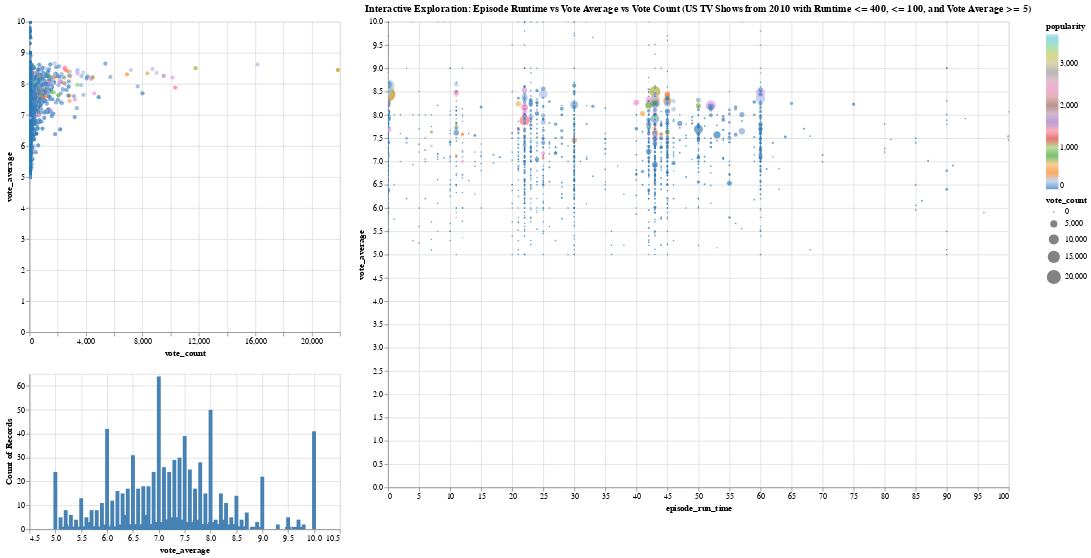

The notebook cell saved with this chart:
### Code cell
import pandas as pd
import altair as alt

# Load data
file_path = 'data/cleaned_TMDB_tv_dataset.csv'
tv_shows_data = pd.read_csv(file_path)

# Filter the DataFrame
filtered_tv_shows_data = tv_shows_data[(tv_shows_data['episode_run_time'] <= 100) & 
                                       (tv_shows_data['episode_run_time'] <= 400) & 
                                       (tv_shows_data['origin_country'] == 'US') & 
                                       (tv_shows_data['first_air_date'] >= '2010-01-01') &
                                       (tv_shows_data['vote_average'] >= 5)]

# Task 1: Analyze TV show runtime and its relationship with popularity
runtime_popularity_chart = alt.Chart(filtered_tv_shows_data).mark_circle().encode(
    x='episode_run_time',
    y='vote_average',
    color=alt.Color('popularity', scale=alt.Scale(scheme='category20')),
    size='vote_count',
    tooltip=['name', 'episode_run_time', 'vote_average', 'vote_count', 'popularity']
).interactive().properties(
    width=800,
    height=600,
    title='Interactive Exploration: Episode Runtime vs Vote Average vs Vote Count (US TV Shows from 2010 with Runtime <= 400, <= 100, and Vote Average >= 5)'
)

#Create Scatter Plot
scatter_plot = alt.Chart(filtered_tv_shows_data).mark_circle().encode(
    x='vote_count',
    y='vote_average',
    color=alt.Color('popularity', scale=alt.Scale(scheme='category20')),
    tooltip=['name', 'vote_count', 'vote_average', 'popularity']  # Add tooltips
).properties(
    width=400,
    height=400
).interactive()

# Define selection
selection = alt.selection_interval()

# Create histogram for vote count distribution
vote_average_histogram = alt.Chart(filtered_tv_shows_data).mark_bar().encode(
    x=alt.X('vote_average', bin=True),
    y='count()',
    color=alt.condition(selection, alt.value('steelblue'), alt.value('lightgray'))
).properties(
    width=400,
    height=200
)

# Link the scatter plot and histogram
linked_chart = scatter_plot & vote_average_histogram.encode(x='vote_average').add_params(selection)

linked_chart | runtime_popularity_chart

### Figure 1 — Vega-Lite specification as saved in the notebook (floating-point values rounded to 4 significant figures; data arrays with more than 128 entries replaced by an {"elided": "..."} marker saying what was removed)
{"config": {"view": {"continuousWidth": 300, "continuousHeight": 300}}, "hconcat": [{"vconcat": [{"mark": {"type": "circle"}, "encoding": {"color": {"field": "popularity", "scale": {"scheme": "category20"}, "type": "quantitative"}, "tooltip": [{"field": "name", "type": "nominal"}, {"field": "vote_count", "type": "quantitative"}, {"field": "vote_average", "type": "quantitative"}, {"field": "popularity", "type": "quantitative"}], "x": {"field": "vote_count", "type": "quantitative"}, "y": {"field": "vote_average", "type": "quantitative"}}, "height": 400, "name": "view_4", "width": 400}, {"mark": {"type": "bar"}, "encoding": {"color": {"condition": {"param": "param_6", "value": "steelblue"}, "value": "lightgray"}, "x": {"field": "vote_average", "type": "quantitative"}, "y": {"aggregate": "count", "type": "quantitative"}}, "height": 200, "name": "view_5", "width": 400}]}, {"mark": {"type": "circle"}, "encoding": {"color": {"field": "popularity", "scale": {"scheme": "category20"}, "type": "quantitative"}, "size": {"field": "vote_count", "type": "quantitative"}, "tooltip": [{"field": "name", "type": "nominal"}, {"field": "episode_run_time", "type": "quantitative"}, {"field": "vote_average", "type": "quantitative"}, {"field": "vote_count", "type": "quantitative"}, {"field": "popularity", "type": "quantitative"}], "x": {"field": "episode_run_time", "type": "quantitative"}, "y": {"field": "vote_average", "type": "quantitative"}}, "height": 600, "name": "view_6", "title": "Interactive Exploration: Episode Runtime vs Vote Average vs Vote Count (US TV Shows from 2010 with Runtime <= 400, <= 100, and Vote Average >= 5)", "width": 800}], "data": {"name": "data-8e5067bda5e85d08dc0177db701d70b2"}, "params": [{"name": "param_5", "select": {"type": "interval", "encodings": ["x", "y"]}, "bind": "scales", "views": ["view_4"]}, {"name": "param_6", "select": {"type": "interval"}, "views": ["view_5"]}, {"name": "param_4", "select": {"type": "interval", "encodings": ["x", "y"]}, "bind": "scales", "views": ["view_6"]}], "$schema": "https://vega.github.io/schema/vega-lite/v5.16.3.json", "datasets": {"data-8e5067bda5e85d08dc0177db701d70b2": {"elided": "1726 records"}}}
